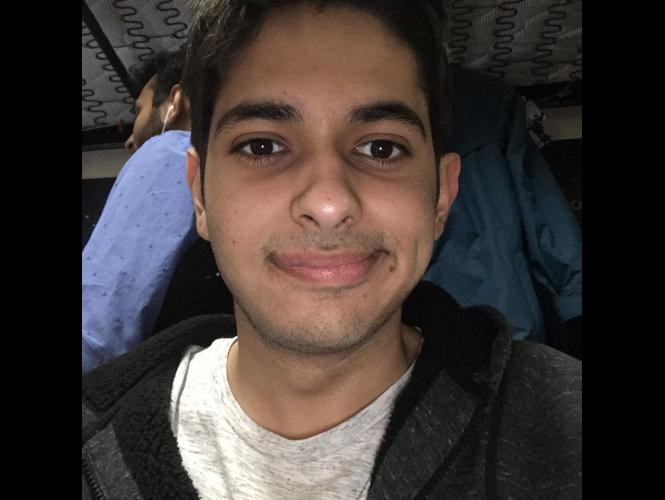
#> input picture webthings/Downloaded/image.jpg, 665 x 500 px
$ python -i modules.py   (imports and definitions only)   (older library calls are emulated)
#> lines starting #> are read from the running program, lines starting #| are printed output that depends on the picture
def push_to_imgur(filename):
#> called with filename = 'Downloaded/image.jpg'
    import pyimgur
    filename = filename.replace(' ','_')
    filename = filename.replace('(','')
    filename = filename.replace(')','')
    import PIL
    from PIL import Image, ImageEnhance
    im = Image.open(filename)
#> im is the input picture: PIL image 665x500 RGB; mean R, G, B 63.4, 55.3, 52.9
    basewidth = 1000
    wpercent = (basewidth / float(im.size[0]))
#> wpercent = 1.5
    hsize = int((float(im.size[1]) * float(wpercent)))
#> hsize = 751
    im = im.resize((basewidth, hsize), PIL.Image.ANTIALIAS)
#> im: PIL image 1000x751 RGB

    im = im.convert('L')
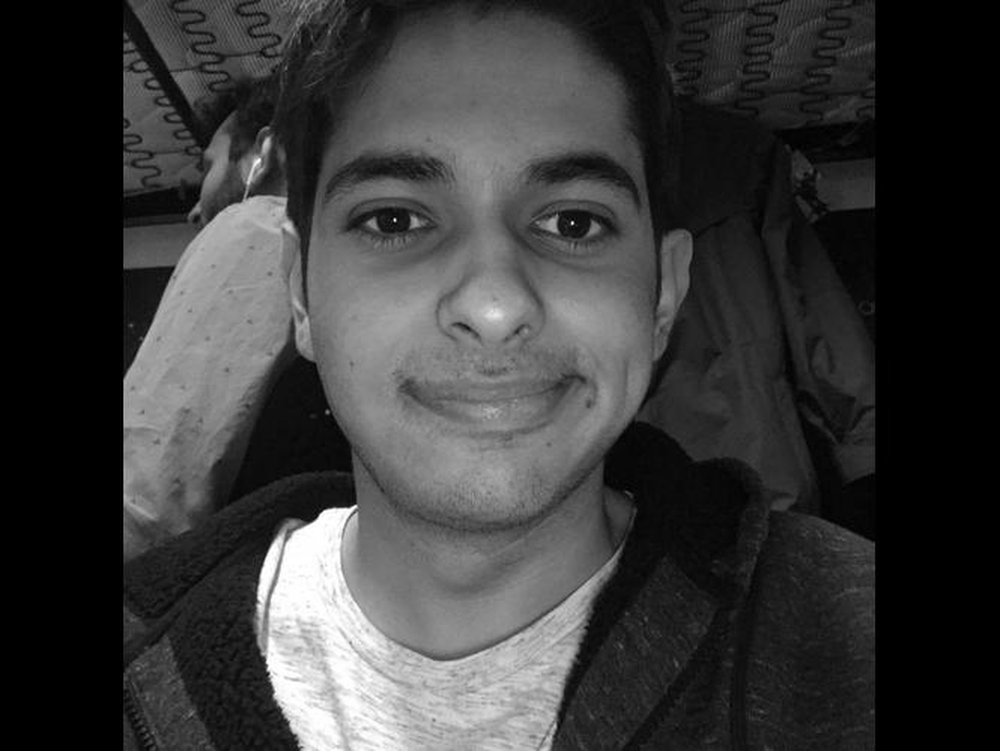
#> im: PIL image 1000x751 L; min 0, max 255, mean 57.4

    contrast = ImageEnhance.Contrast(im)

    im = contrast.enhance(5)
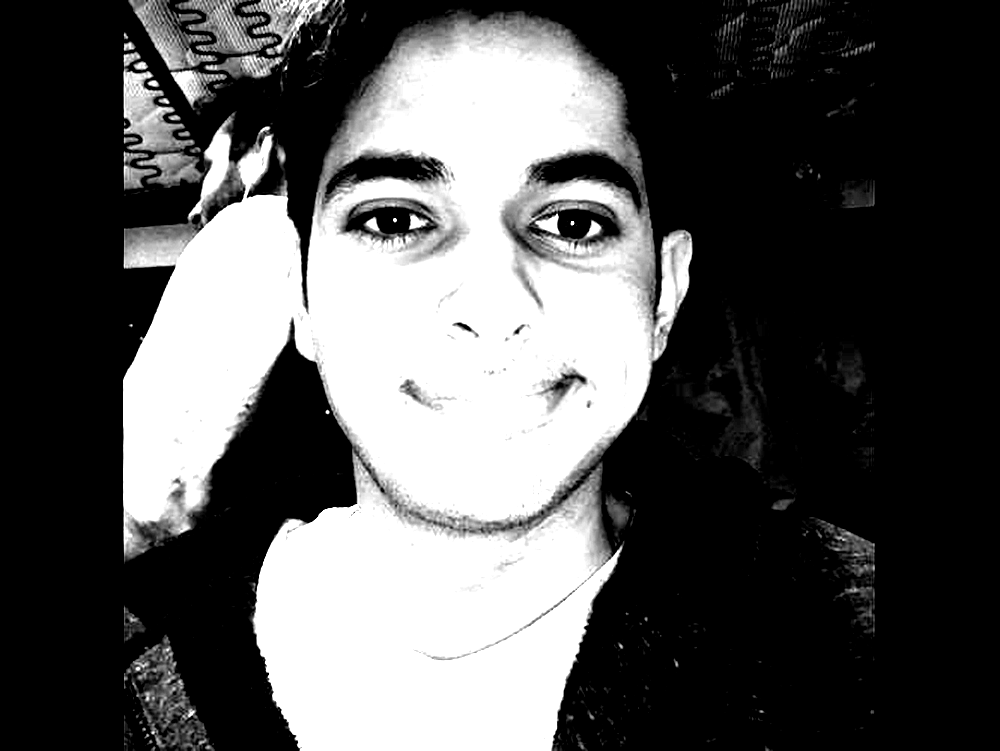
#> im: PIL image 1000x751 L; min 0, max 255, mean 86.8
    im.save(filename)
    CLIENT_ID = "0e5d2ae51739238"
    PATH = filename
#> (the run stopped early here; a loop or call above may not have finished)

$ run again, on webthings/Downloaded/21943ED4-B3AF-4E2F-A6A7-CFCA87AD2192.jpeg
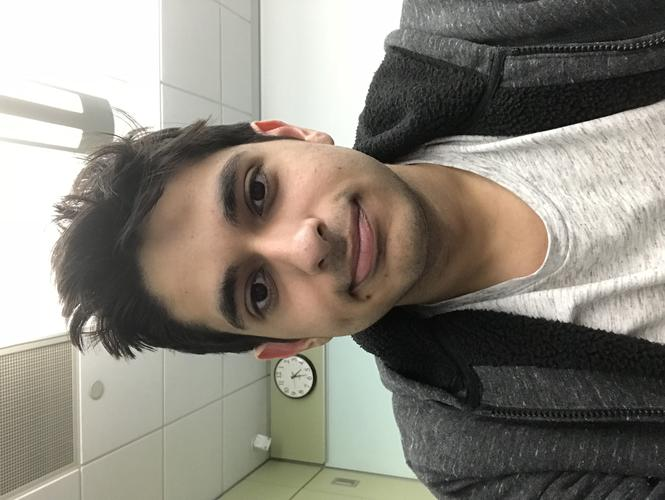
#> input picture webthings/Downloaded/21943ED4-B3AF-4E2F-A6A7-CFCA87AD2192.jpeg, 665 x 500 px
#> in push_to_imgur, im is the input picture: PIL image 665x500 RGB; mean R, G, B 139.1, 134.2, 124.5
#> in push_to_imgur, `im = im.convert('L')`:
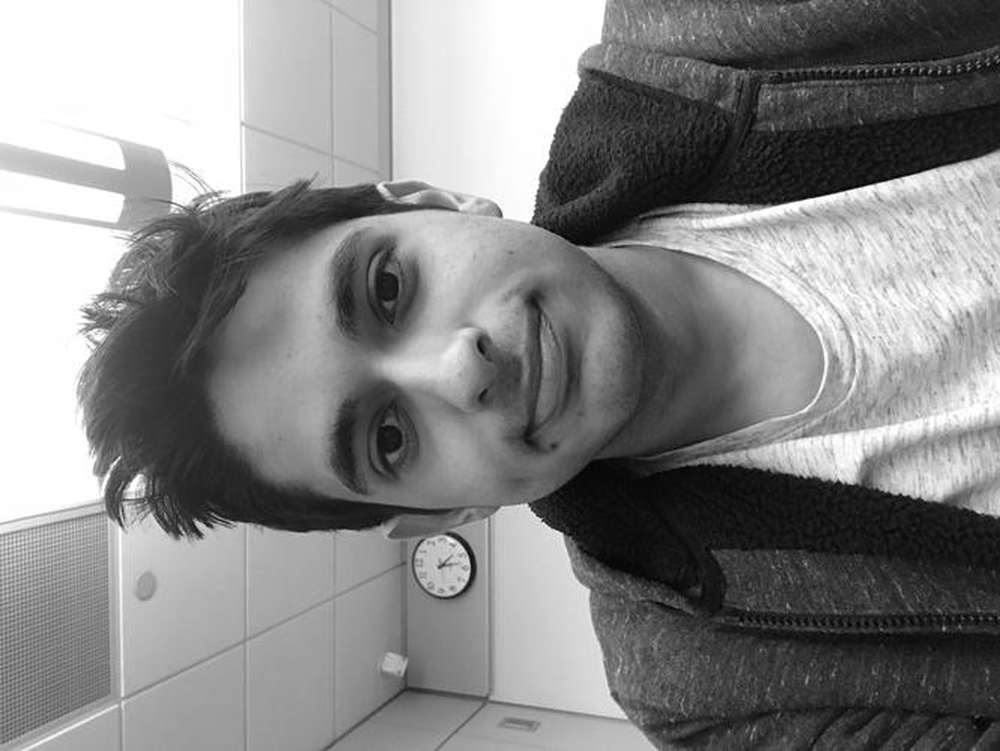
#> im: PIL image 1000x751 L; min 0, max 255, mean 134.6
#> in push_to_imgur, `im = contrast.enhance(5)`:
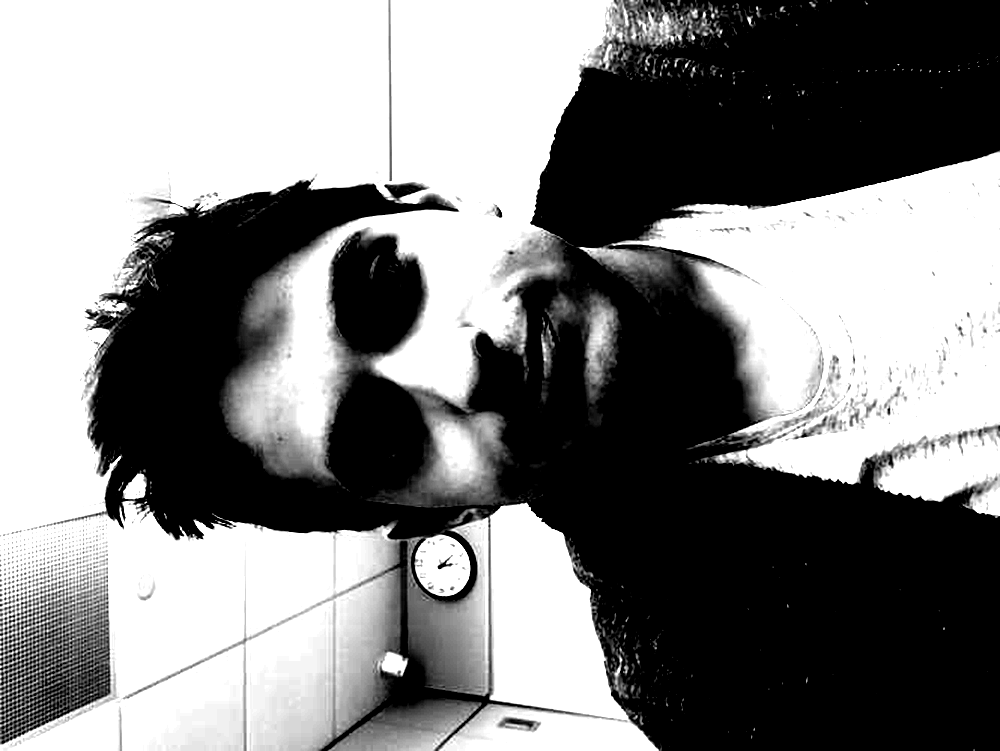
#> im: PIL image 1000x751 L; min 0, max 255, mean 131.8
